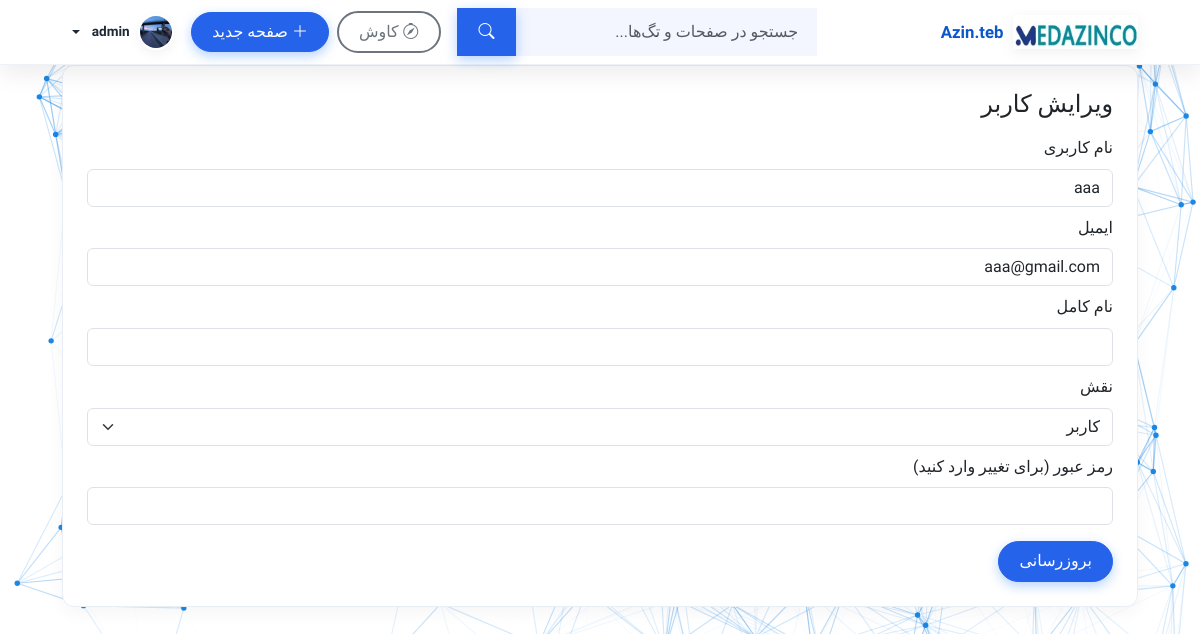
The app's page /admin/users/edit/2 (signed in), older data.
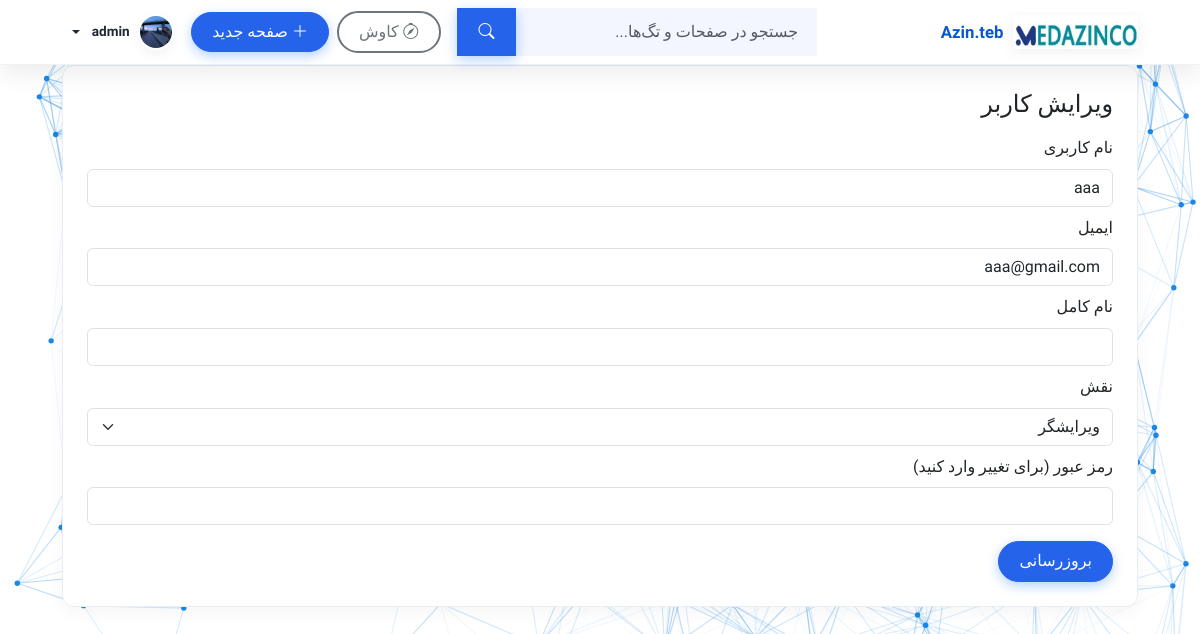
The same page, newer data.
### app/models.py (models this page shows, shortened)
class User(db.Model, UserMixin):
    __tablename__ = 'user'
    id = db.Column(db.Integer, primary_key=True)
    username = db.Column(db.String(150), unique=True, nullable=False)
    email = db.Column(db.String(150), unique=True, nullable=False)
    password = db.Column(db.String(200), nullable=False)
    full_name = db.Column(db.String(150))
    bio = db.Column(db.Text)
    role = db.Column(db.String(50), default='user')
    avatar = db.Column(db.String(200), default='default_avatar.png')
    created_at = db.Column(db.DateTime, default=datetime.utcnow)
    comments = relationship('Comment', back_populates='user', cascade='all, delete-orphan')

### app/blueprints/admin/routes.py (the view, shortened to what this page needs)
@admin_bp.route('/users/edit/<int:user_id>', methods=['GET','POST'], endpoint='admin_user_edit')
@login_required
@admin_required
def admin_user_edit(user_id):
    user = User.query.get_or_404(user_id)
    return render_template('admin_user_form.html', user=user)

### app/__init__.py (called while the page is built)
def _inject_template_helpers(app: Flask) -> None:
    @app.context_processor
    def _helpers():
        def endpoint_exists(name: str) -> bool:
            try:
                return name in current_app.view_functions
            except Exception:
                return False
        return {"endpoint_exists": endpoint_exists}

### app/blueprints/admin/routes.py (called while the page is built)
def admin_required(f):
    from functools import wraps
    @wraps(f)
    def wrapped(*a, **kw):
        if not current_user.is_authenticated or current_user.role != 'admin':
            flash('فقط ادمین دسترسی دارد', 'danger')
            return redirect(url_for('index'))
        return f(*a, **kw)
    return wrapped

### app/models.py (called while the page is built)
def get_user_by_id(user_id: Optional[str]) -> Optional[User]:
    if not user_id:
        return None
    try:
        uid = int(user_id)
        return db.session.get(User, uid)
    except Exception:
        return None

### app/templates/admin_user_form.html (shortened to what this page needs)
{% extends "base.html" %}
{% block content %}
<div class="card card-glass p-4">
  <h4 class="mb-3">{% if user %}ویرایش کاربر{% else %}ایجاد کاربر{% endif %}</h4>
  <form method="POST">
    <div class="mb-2"><label class="form-label">نام کاربری</label><input name="username" class="form-control" value="{{ user.username if user else '' }}" required></div>
    <div class="mb-2"><label class="form-label">ایمیل</label><input name="email" class="form-control" value="{{ user.email if user else '' }}" required></div>
    <div class="mb-2"><label class="form-label">نام کامل</label><input name="full_name" class="form-control" value="{{ user.full_name if user else '' }}"></div>
    <div class="mb-2"><label class="form-label">نقش</label>
      <select name="role" class="form-select">
        <option value="user" {% if user and user.role=='user' %}selected{% endif %}>کاربر</option>
        <option value="editor" {% if user and user.role=='editor' %}selected{% endif %}>ویرایشگر</option>
      </select>
    </div>
    <div class="mb-2"><label class="form-label">رمز عبور {% if user %}(برای تغییر وارد کنید){% endif %}</label><input name="password" class="form-control" {% if not user %}required{% endif %}></div>
    <div class="mt-3"><button class="btn btn-primary">{% if user %}بروزرسانی{% else %}ایجاد{% endif %}</button></div>
  </form>
</div>
{% endblock %}

Row changes from the older to the newer data that the page shows:
changed User "aaa": role "کاربر" → "ویرایشگر"
